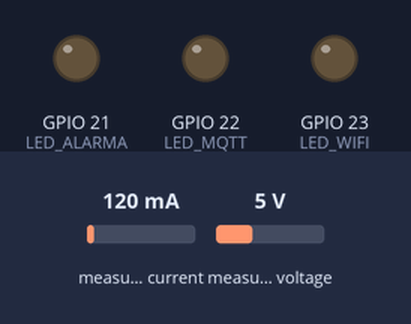
The sketch below on a simulated ESP32. Parts: output pins drawn as LEDs (lit = HIGH). Inputs (shaded band) come from the test bench; at power-on: measured current 120 mA, measured voltage 5 V. WiFi joins after 1.5 s; servers stay silent unless stated; the local clock reads 2024-03-15 10:24:30 at power-on unless the sketch sets it; no MQTT or app messages arrive unless stated; what the sketch prints to the serial monitor is not drawn.

Above: at 0.1 s.
At 1.6 s:
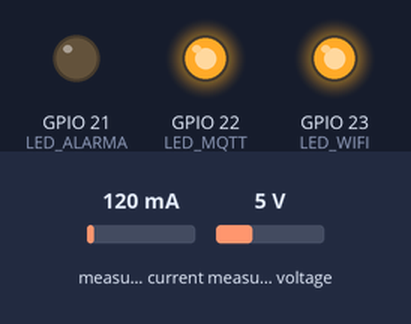
At 5.8 s:
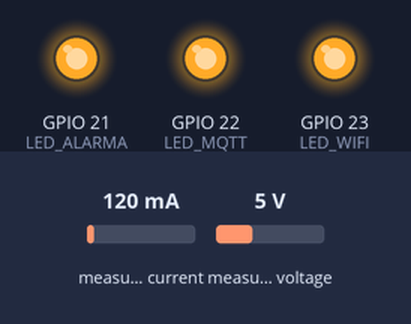
Timing chart, 0 to 7.3 s (numbered marks = the images above):
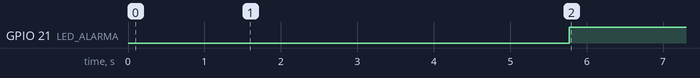

The sketch:

nodo_edge_iiot_sensor.ino
```cpp
/*
 * ============================================================
 *  NODO EDGE IIoT — VERSIÓN PRODUCCIÓN (con sensor PZEM-004T)
 * ============================================================
 * Hardware requerido:
 *   - ESP32 DevKit 38 pines
 *   - Sensor PZEM-004T (conectado a GPIO16/GPIO17)
 *   - LEDs: WiFi (GPIO23), MQTT (GPIO22), Alarma (GPIO21)
 *
 * Librerías requeridas:
 *   - WiFiManager     (tzapu)
 *   - PubSubClient    (Nick O'Leary)
 *   - ArduinoJson     (Benoit Blanchon)
 *   - PZEM004Tv30     (Jakub Mandula)
 *
 * Conexión PZEM-004T:
 *   PZEM TX  →  ESP32 GPIO16 (RX2)
 *   PZEM RX  →  ESP32 GPIO17 (TX2)
 *   PZEM VCC →  ESP32 VIN (5V)
 *   PZEM GND →  ESP32 GND
 *
 * Procesamiento local (Edge):
 *   - Filtrado de lecturas inválidas del sensor
 *   - Detección local de alarmas sin depender del servidor
 *   - Buffer circular de 20 muestras cuando no hay conexión MQTT
 *   - Reenvío automático del buffer al reconectar
 *   - LED de alarma activado localmente sin necesidad de red
 * ============================================================
 */

#include <WiFi.h>
#include <WiFiClientSecure.h>
#include <PubSubClient.h>
#include <ArduinoJson.h>
#include <WiFiManager.h>
#include <PZEM004Tv30.h>
#include <time.h>

// ─── HiveMQ Cloud ───────────────────────────────────────────
const char* MQTT_HOST      = "512b0b58cfc548398f97951eeb91530e.s1.eu.hivemq.cloud";
const int   MQTT_PORT      = 8883;
const char* MQTT_USER      = "edgecloud";
const char* MQTT_PASS      = "Esp32cloud";
const char* MQTT_TOPIC     = "industrial/motor/variables";
const char* MQTT_CLIENT_ID = "ESP32_Motor_01";

// ─── NTP ────────────────────────────────────────────────────
const char* NTP_SERVER = "pool.ntp.org";
const long  GMT_OFFSET = -18000;  // Colombia UTC-5
const int   DST_OFFSET = 0;

// ─── LEDs ───────────────────────────────────────────────────
#define LED_WIFI   23
#define LED_MQTT   22
#define LED_ALARMA 21

// ─── PZEM-004T (Serial2: RX=16, TX=17) ─────────────────────
PZEM004Tv30 pzem(Serial2, 16, 17);

WiFiClientSecure espClient;
PubSubClient     mqttClient(espClient);

// ─── Buffer local (Edge processing) ────────────────────────
// Almacena hasta 20 muestras cuando no hay conexión MQTT
#define BUFFER_SIZE 20
String bufferLocal[BUFFER_SIZE];
int    bufferHead  = 0;
int    bufferCount = 0;

void guardarEnBuffer(const char* payload) {
    bufferLocal[bufferHead] = String(payload);
    bufferHead = (bufferHead + 1) % BUFFER_SIZE;
    if (bufferCount < BUFFER_SIZE) bufferCount++;
    Serial.printf("[BUFFER] %d/%d muestras almacenadas localmente\n",
                  bufferCount, BUFFER_SIZE);
}

void vaciarBuffer() {
    if (bufferCount == 0) return;
    int inicio = (bufferHead - bufferCount + BUFFER_SIZE) % BUFFER_SIZE;
    Serial.printf("[BUFFER] Enviando %d muestras almacenadas...\n", bufferCount);
    for (int i = 0; i < bufferCount; i++) {
        int idx = (inicio + i) % BUFFER_SIZE;
        mqttClient.publish(MQTT_TOPIC, bufferLocal[idx].c_str());
        delay(100);
    }
    bufferCount = 0;
    bufferHead  = 0;
    Serial.println("[BUFFER] Buffer vaciado correctamente");
}

// ─── Filtro de lecturas (Edge processing) ───────────────────
// Promedio móvil de las últimas 3 lecturas válidas
#define FILTRO_N 3
float filtroVoltaje[FILTRO_N]   = {220, 220, 220};
float filtroCorriente[FILTRO_N] = {0, 0, 0};
int   filtroIdx = 0;

float aplicarFiltro(float* arr, float nuevo) {
    arr[filtroIdx % FILTRO_N] = nuevo;
    float suma = 0;
    for (int i = 0; i < FILTRO_N; i++) suma += arr[i];
    return suma / FILTRO_N;
}

// ─── Portal Cautivo ─────────────────────────────────────────
void iniciarPortalCautivo() {
    WiFiManager wifiManager;

    wifiManager.setAPCallback([](WiFiManager* mgr) {
        Serial.println("==============================");
        Serial.println("  PORTAL DE CONFIGURACION");
        Serial.println("  Red WiFi:   NodoEdge_Config");
        Serial.println("  Contrasena: nodo1234");
        Serial.println("  IP portal:  192.168.4.1");
        Serial.println("==============================");
        for (int i = 0; i < 20; i++) {
            digitalWrite(LED_WIFI, HIGH); delay(100);
            digitalWrite(LED_WIFI, LOW);  delay(100);
        }
    });

    wifiManager.setConfigPortalTimeout(180);

    if (!wifiManager.autoConnect("NodoEdge_Config", "nodo1234")) {
        Serial.println("Timeout portal — reiniciando...");
        delay(3000);
        ESP.restart();
    }

    digitalWrite(LED_WIFI, HIGH);
    Serial.println("WiFi conectado: " + WiFi.localIP().toString());
}

// ─── NTP ────────────────────────────────────────────────────
void sincronizarNTP() {
    configTime(GMT_OFFSET, DST_OFFSET, NTP_SERVER);
    Serial.print("Sincronizando NTP");
    struct tm timeinfo;
    while (!getLocalTime(&timeinfo)) {
        Serial.print(".");
        delay(500);
    }
    char buf[30];
    strftime(buf, sizeof(buf), "%Y-%m-%d %H:%M:%S", &timeinfo);
    Serial.println("\nNTP OK: " + String(buf));
}

// ─── MQTT ───────────────────────────────────────────────────
void conectarMQTT() {
    espClient.setInsecure();
    mqttClient.setServer(MQTT_HOST, MQTT_PORT);
    mqttClient.setBufferSize(512);

    int intentos = 0;
    while (!mqttClient.connected() && intentos < 5) {
        Serial.print("Conectando a HiveMQ...");
        if (mqttClient.connect(MQTT_CLIENT_ID, MQTT_USER, MQTT_PASS)) {
            Serial.println("Conectado");
            digitalWrite(LED_MQTT, HIGH);
            vaciarBuffer(); // reenviar muestras almacenadas
        } else {
            Serial.printf("Error: %d — reintento %d/5\n",
                          mqttClient.state(), ++intentos);
            digitalWrite(LED_MQTT, LOW);
            delay(3000);
        }
    }
}

// ─── Leer PZEM, filtrar y publicar ──────────────────────────
void leerFiltrarYPublicar() {
    // Leer sensor
    float voltajeBruto   = pzem.voltage();
    float corrienteBruta = pzem.current();
    float potencia       = pzem.power();
    float energia        = pzem.energy();
    float frecuencia     = pzem.frequency();
    float factorPotencia = pzem.pf();

    // Verificar lectura válida — procesamiento local
    if (isnan(voltajeBruto) || isnan(corrienteBruta)) {
        Serial.println("[ERROR] Sensor no responde — verifica conexiones PZEM-004T");
        digitalWrite(LED_ALARMA, HIGH);
        delay(200);
        digitalWrite(LED_ALARMA, LOW);
        return;
    }

    // Aplicar filtro promedio móvil — reduce ruido del sensor
    float voltaje   = aplicarFiltro(filtroVoltaje,   voltajeBruto);
    float corriente = aplicarFiltro(filtroCorriente, corrienteBruta);
    filtroIdx++;

    // Detección local de alarmas — sin depender del servidor
    bool alarmaVoltaje   = (voltaje   > 228.0);
    bool alarmaCorreinte = (corriente > 5.0);
    bool alarma          = alarmaVoltaje || alarmaCorreinte;
    digitalWrite(LED_ALARMA, alarma ? HIGH : LOW);

    if (alarma) {
        Serial.printf("[ALARMA LOCAL] V=%.1f I=%.2f\n", voltaje, corriente);
    }

    // Timestamp NTP
    struct tm timeinfo;
    char timeStr[20] = "sin_sync";
    if (getLocalTime(&timeinfo)) {
        strftime(timeStr, sizeof(timeStr), "%Y-%m-%d %H:%M:%S", &timeinfo);
    }

    // Construir JSON
    StaticJsonDocument<256> doc;
    doc["voltaje"]         = round(voltaje       * 10)   / 10.0;
    doc["corriente"]       = round(corriente      * 100)  / 100.0;
    doc["potencia"]        = round(potencia       * 10)   / 10.0;
    doc["energia"]         = round(energia        * 100)  / 100.0;
    doc["frecuencia"]      = round(frecuencia     * 10)   / 10.0;
    doc["factor_potencia"] = round(factorPotencia * 1000) / 1000.0;
    doc["estado_motor"]    = (corriente > 0.5) ? 1 : 0;
    doc["timestamp"]       = timeStr;

    char buffer[256];
    serializeJson(doc, buffer);

    // Publicar o guardar en buffer local
    if (mqttClient.connected()) {
        mqttClient.publish(MQTT_TOPIC, buffer);
        Serial.println(buffer);
    } else {
        guardarEnBuffer(buffer);
    }
}

// ─── Setup ──────────────────────────────────────────────────
void setup() {
    Serial.begin(115200);

    pinMode(LED_WIFI,   OUTPUT);
    pinMode(LED_MQTT,   OUTPUT);
    pinMode(LED_ALARMA, OUTPUT);
    digitalWrite(LED_WIFI,   LOW);
    digitalWrite(LED_MQTT,   LOW);
    digitalWrite(LED_ALARMA, LOW);

    Serial.println("\n============================");
    Serial.println("  NODO EDGE IIoT — PRODUCCION");
    Serial.println("  Sensor: PZEM-004T");
    Serial.println("  Edge: filtro + buffer local");
    Serial.println("============================");

    iniciarPortalCautivo();
    sincronizarNTP();
    conectarMQTT();
}

// ─── Loop ───────────────────────────────────────────────────
void loop() {
    if (WiFi.status() != WL_CONNECTED) {
        digitalWrite(LED_WIFI, LOW);
        iniciarPortalCautivo();
    }
    if (!mqttClient.connected()) {
        digitalWrite(LED_MQTT, LOW);
        conectarMQTT();
    }
    mqttClient.loop();
    leerFiltrarYPublicar();
    delay(2000);
}
```

Measured:
- by itself, GPIO 21 (LED_ALARMA): LOW → HIGH at 5.8 s
